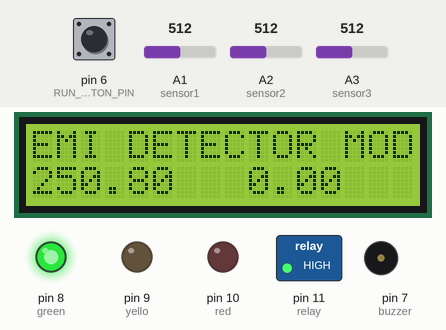
This program was run on a simulated Arduino Uno, built with avr-gcc and run on an emulated ATmega328P. Shown: 16×2 character LCD, switched loads named in the program (green lamp = pin HIGH), output pins drawn as LEDs (lit = HIGH), buzzer (waves = sounding, pin HIGH). The inputs (shaded band) are chosen by the test bench; at power-on: pin 6 (RUN_BUTTON_PIN) HIGH, A3 (sensor3) = 512, A1 (sensor1) = 512, A2 (sensor2) = 512. What the program prints to the serial monitor is not drawn.

Above: at 1.2 s.
1.3 s: pin 6 (RUN_BUTTON_PIN) pulled LOW for 1 s
At 2.6 s:
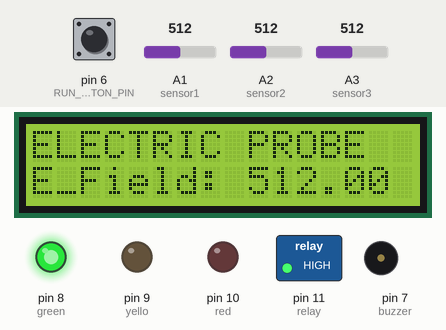
3.8 s: pin 6 (RUN_BUTTON_PIN) pulled LOW for 0.15 s
At 4.6 s:
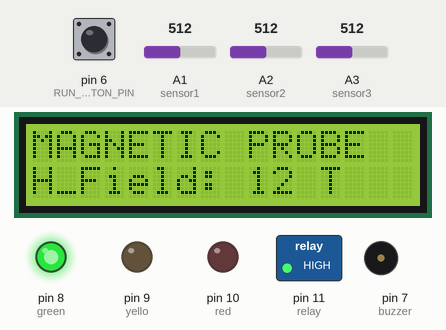
5.4 s: pin 6 (RUN_BUTTON_PIN) pulled LOW for 0.15 s
At 7.6 s:
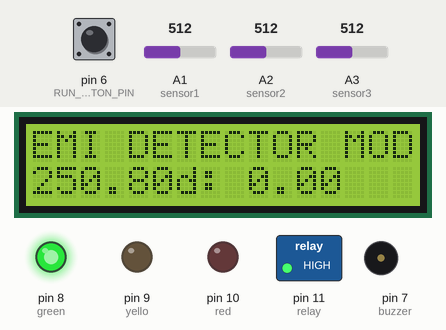
7.9 s: A3 (sensor3) set to 716
At 9.6 s:
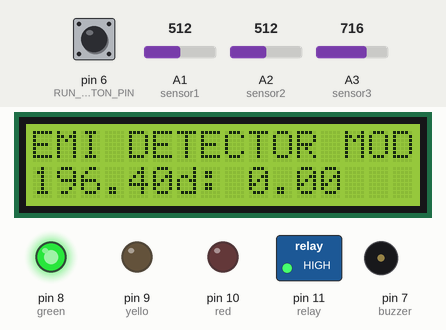
10.0 s: A3 (sensor3) set to 900
At 11.6 s:
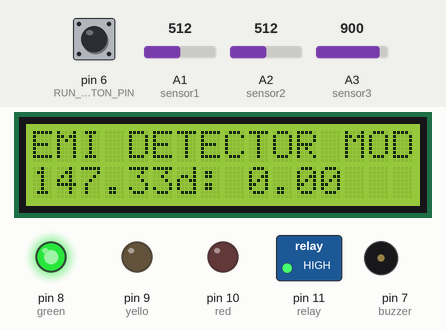
12.1 s: A3 (sensor3) set to 1023
At 13.6 s:
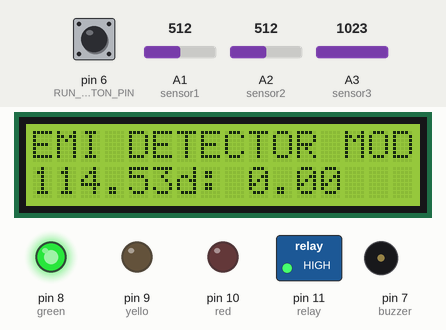
Timing chart, 0 to 15.1 s (numbered marks = the images above; inputs shaded):
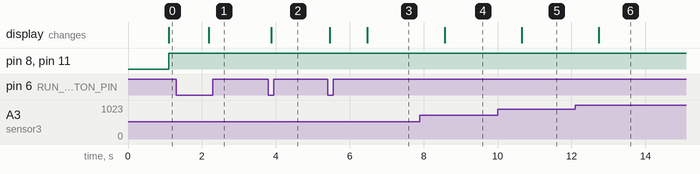

The program:

main.cpp
```cpp
#include <Arduino.h>
#include <LiquidCrystal_I2C.h>
#include <Wire.h>

union BtoF {
  byte b[16];
  float fval;
} u;

const int buffer_size = 16;
byte buf[buffer_size];

#define sensor3 A3
#define sensor2 A2
#define sensor1 A1
#define red 10
#define green 8
#define yello 9
#define relay 11
#define buzzer 7
#define RUN_BUTTON_PIN 6 // Define the button pin

enum RobotState { FLUX, ELECTRIC, MAGNETIC };
RobotState currentState = FLUX; // Start with FLUX state
bool buttonPressed = false;

LiquidCrystal_I2C lcd(0x27, 16, 2);

void toggleState();
void displayFlux();
void displayElectric();
void displayMagnetic();
void controlLEDs(bool greenState, bool yellowState, bool redState);
void writeToMatLab(float number);
float readFromMatlab();

void setup() {
  Serial.begin(115200, SERIAL_8N1);

  pinMode(sensor3, INPUT);
  pinMode(sensor2, INPUT);
  pinMode(sensor1, INPUT);
  pinMode(red, OUTPUT);
  pinMode(green, OUTPUT);
  pinMode(yello, OUTPUT);
  pinMode(relay, OUTPUT);
  pinMode(buzzer, OUTPUT);
  pinMode(RUN_BUTTON_PIN, INPUT_PULLUP); // Configure button with pull-up resistor

  lcd.init();
  lcd.clear();
  lcd.backlight();
}

void loop() {

  // Check button state
  if (digitalRead(RUN_BUTTON_PIN) == LOW) {
    if (!buttonPressed) { // Detect button press transition
      buttonPressed = true;
      toggleState(); // Change the state
    }
  } else {
    buttonPressed = false; // Reset when button is released
  }

  // Display and logic based on the current state
  switch (currentState) {
    case FLUX:
      lcd.setCursor(0, 0);
      lcd.print("EMI DETECTOR MODE ");
      displayFlux();
      break;

    case ELECTRIC:
      lcd.setCursor(0, 0);
      lcd.print("ELECTRIC PROBE    ");
      displayElectric();
      break;

    case MAGNETIC:
      lcd.setCursor(0, 0);
      lcd.print("MAGNETIC PROBE    ");
      displayMagnetic();
      break;
  }

  delay(10); // Small delay to prevent rapid polling
}

// Function to toggle between states
void toggleState() {
  currentState = static_cast<RobotState>((currentState + 1) % 3); // Cycle through states
}

void displayFlux() {
  lcd.setCursor(0, 1);
  float sensor_3 = float(-((analogRead(sensor3) - 515) / 3.75) + 250);
  lcd.print(sensor_3); // showing the field strength value
  writeToMatLab(sensor_3);
  float sensor_M3 = readFromMatlab();
  lcd.setCursor(9, 1);
  lcd.print(sensor_M3);

  // LED and relay logic for Flux mode
  if (sensor_M3 < 200) {
    controlLEDs(HIGH, LOW, LOW);
    digitalWrite(buzzer, LOW);
  } else if (sensor_M3 < 300) {
    controlLEDs(LOW, HIGH, LOW);
    digitalWrite(buzzer, LOW);
  } else {
    controlLEDs(LOW, LOW, HIGH);
    digitalWrite(buzzer, HIGH);
  }

  digitalWrite(relay, sensor_M3 < 300 ? HIGH : LOW);
}

void displayElectric() {
  lcd.setCursor(0, 1);
  float sensor_2 = analogRead(sensor2);
  lcd.print("E_Field: ");
  lcd.print(sensor_2);
  lcd.print(" V      "); // Ensure padding to clear display
  writeToMatLab(sensor_2);
}

void displayMagnetic() {
  lcd.setCursor(0, 1);
  int sensor_1 = analogRead(sensor1);
  lcd.print("H_Field: ");
  lcd.print(sensor_1 - 500);
  lcd.print(" T      "); // Ensure padding to clear display
  writeToMatLab(sensor_1);
}

// Helper function to control LEDs
void controlLEDs(bool greenState, bool yellowState, bool redState) {
  digitalWrite(green, greenState);
  digitalWrite(yello, yellowState);
  digitalWrite(red, redState);
}

void writeToMatLab(float number) {
  byte *b = (byte *)&number;
  Serial.write(b, 4);
  Serial.write(13);
  Serial.write(10);
}

float readFromMatlab() {
  int rein = Serial.readBytesUntil('\n', buf, buffer_size);
  for (int i = 0; i < buffer_size; i++) {
    u.b[i] = buf[i];
  }
  return u.fval;
}
```

Measured:
- after the input at 1.3 s, the display: changes after 0.89 s (image 1)
- after the input at 3.8 s, the display: changes after 0.07 s (image 2)
- after the input at 5.4 s, the display: first changes after 0.06 s (image 3 shows a later state)
- after the input at 7.9 s, the display: changes after 0.68 s (image 4)
- after the input at 10.0 s, the display: changes after 0.66 s (image 5)
- after the input at 12.1 s, the display: changes after 0.63 s (image 6)
